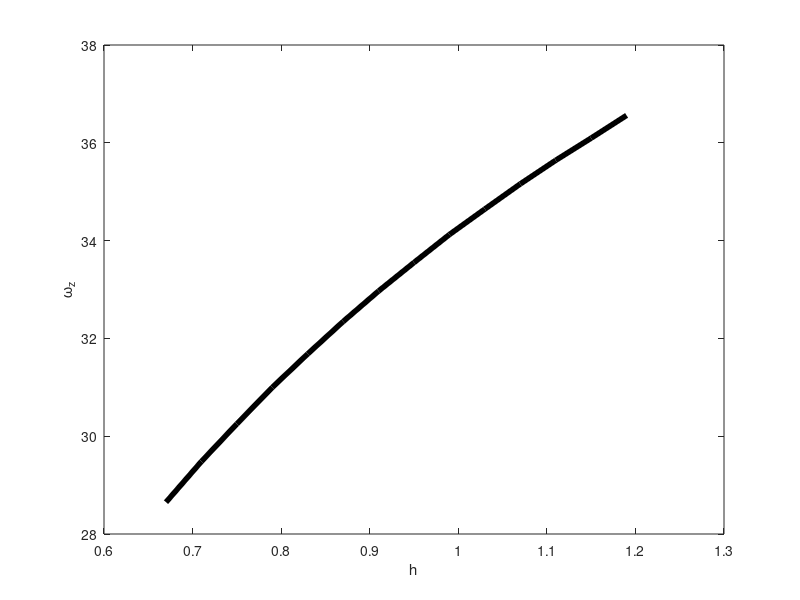

The MATLAB script that drew this image: (Note: this script raises an error after producing the figure.)
%% this program find the minimum values of Iz1 for range h a c
clc; clear; close all;

Vmin = 1.820219934;
Smax = 4.523893422;
hstar= 0.67;
hend = 3*Vmin/Smax;
hstep= 0.04;

% Parameters Intervals
a = [0.1:0.005:2];
c = [0.1:0.005:2];

k = 0; 
for h = hstar:hstep:hend
    k = k + 1; ii = 0; q = 0;
    for i = 1:length(a)
        ii = ii + 1; jj = 0;
        for j = 1:length(c)
            jj = jj + 1;
            Vol = (1/3).*pi.*h.*(a(i)./c(j)).^2.*(3*c(j).^2+h.^2);
            Are = pi*(a(i)./c(j)).^2.*(h.^2+c(j).^2);

            % Checking the condition and selecting a & c
            if (Vol >= Vmin) && (Are <= Smax) && (Are > 0)
                q = q + 1;
                A(q) = a(i);
                C(q) = c(j);
                rho = 576./(pi.*h.*(3.*C(q).^2+h.^2).*((A(q)./C(q)).^2)./3);
                IZ(q) = rho.*(pi/2).*(A(q)./C(q)).^4.*(h.^5./5 + (2.*C(q).^2.*h.^3)./3 + C(q).^4.*h);
                IZAC(q,:) = [A(q), C(q), IZ(q)];
            end
        end
    end
    % Getting the minimum value
    IZ_min(k) = min(IZAC(:,3));
    IZ_max(k) = max(IZAC(:,3));
   
    val = find(IZ==IZ_min(k));
    A_opt(k) = A(val);
    C_opt(k) = C(val);
    
%     rho = 576./(pi.*h.*(3.*C_opt(k).^2+h.^2).*((A_opt(k)./C_opt(k)).^2)./3);
%     IZ_opt(k) = rho.*(pi/2).*(A_opt(k)./C_opt(k)).^4.*(h.^5./5 + (2.*C_opt(k).^2.*h.^3)./3 + C_opt(k).^4.*h)
end

%% Error here, h hould be a vector not a scaler
Vol = (1/3).*pi.*h.*(A_opt./C_opt).^2.*(3*C_opt.^2+h.^2);
Are = pi*(A_opt./C_opt).^2.*(h.^2+C_opt.^2);
rho = 576./(pi.*h.*(3.*C_opt.^2+h.^2).*((A_opt./C_opt).^2)./3);
Ix = rho.*pi.*(A_opt/C_opt).^2.*(h.^5./5 + C_opt.^2.*h.^3./3) + rho.*(pi./4).*(A_opt./C_opt).^4.*(h.^5./5 + 2.*C_opt.^2.*h.^3./3 + C_opt.^4.*h);

% Omegaz Law without aerodynamics
omega0 = 0.5;
Iz10 = IZ_min(1);
Iz2 = IZ_min(1);
Iz1 = IZ_min;
omega = (Iz10 + Iz2).*omega0./(Iz1 + Iz2);

figure(10); plot([hstar:hstep:hend],omega*57.3,'k','linewidth',4);ylabel('\omega_z'); xlabel('h');
ax = gca; ax.GridLineStyle = ':'; ax.GridAlpha = 0.7; ax.FontSize = 16; ax.FontWeight= 'bold'; ax.LineWidth = 0.8; 
xticks([0.67 0.72 0.77 0.82 0.87 0.92 0.97 1.02 1.08 1.14 1.2])
ax.XAxis.LineWidth = 2; ax.YAxis.LineWidth = 2;
% yticks([140 155 170 185 200 215 230 245 262])
% ax.YLim = [140 262]; 
ax.XLim = [0.67 1.2];

figure(11); plot(IZ_min,omega*57.3,'k','linewidth',4);ylabel('\omega_z'); xlabel('IZmin');
ax = gca; ax.GridLineStyle = ':'; ax.GridAlpha = 0.7; ax.FontSize = 16; ax.FontWeight= 'bold'; ax.LineWidth = 0.8; 
% xticks([0.67 0.72 0.77 0.82 0.87 0.92 0.97 1.02 1.08 1.14 1.2])
ax.XAxis.LineWidth = 2; ax.YAxis.LineWidth = 2;
% yticks([140 155 170 185 200 215 230 245 262])
% ax.YLim = [140 262]; 
% ax.XLim = [0.67 1.2];

figure(1); plot([hstar:hstep:hend],IZ_min,'linewidth',4);ylabel('Iz'); xlabel('h'); %axis([0.7 1.19 140 250])
ax = gca; ax.GridLineStyle = ':'; ax.GridAlpha = 0.7; ax.FontSize = 16; ax.FontWeight= 'bold'; ax.LineWidth = 0.8; 
xticks([0.67 0.72 0.77 0.82 0.87 0.92 0.97 1.02 1.08 1.14 1.2])
ax.XAxis.LineWidth = 2; ax.YAxis.LineWidth = 2;
yticks([140 155 170 185 200 215 230 245 262])
ax.YLim = [140 262]; ax.XLim = [0.67 1.2];

figure(2); plot([hstar:hstep:hend],A_opt,'linewidth',4);ylabel('a'); xlabel('h'); %axis([hstar 1.19 -Inf Inf])
ax = gca; ax.GridLineStyle = ':'; ax.GridAlpha = 0.7; ax.FontSize = 16; ax.FontWeight= 'bold'; ax.LineWidth = 0.8; 
xticks([0.67 0.72 0.77 0.82 0.87 0.92 0.97 1.02 1.08 1.14 1.2])
ax.XAxis.LineWidth = 2; ax.YAxis.LineWidth = 2;
yticks([0.6 0.62 0.64 0.66 0.68 0.7 0.72 0.74 0.76 0.78 0.8 0.82])
ax.YLim = [0.6 0.82]; ax.XLim = [0.67 1.2];

figure(3); plot([hstar:hstep:hend],C_opt,'linewidth',4);ylabel('c'); xlabel('h'); %axis([0.68 1.2 -Inf Inf])
ax = gca; ax.GridLineStyle = ':'; ax.GridAlpha = 0.7; ax.FontSize = 16; ax.FontWeight= 'bold'; ax.LineWidth = 0.8; 
xticks([0.67 0.72 0.77 0.82 0.87 0.92 0.97 1.02 1.08 1.14 1.2])
ax.XAxis.LineWidth = 2; ax.YAxis.LineWidth = 2;
yticks([0.665 0.7 0.75 0.8 0.85 0.9 0.95 1 1.05 1.1 1.15 1.2])
ax.YLim = [0.665 1.2]; ax.XLim = [0.67 1.2];

figure(4); plot([hstar:hstep:hend],Vol,[0.67:0.01:1.2],1.8202*ones(1,length([0.67:0.01:1.2])),'linewidth',4); xlabel('h'); ylabel('Volume'); %axis([hstar 1.19 -Inf Inf])
ax = gca; ax.GridLineStyle = ':'; ax.GridAlpha = 0.7; ax.FontSize = 16; ax.FontWeight= 'bold'; ax.LineWidth = 0.8; 
xticks([0.67 0.72 0.77 0.82 0.87 0.92 0.97 1.02 1.08 1.14 1.2])
ax.XAxis.LineWidth = 2; ax.YAxis.LineWidth = 2;
yticks([1.5 2.00 2.50 3.00 3.50 4.00 4.5 5])
ax.YLim = [1.5 5]; ax.XLim = [0.67 1.2];

figure(5); plot([hstar:hstep:hend],Are,[0.67:0.01:1.2],4.52389*ones(1,length([0.67:0.01:1.2])),[0.67:0.01:1.2],zeros(1,length([0.67:0.01:1.2])),'linewidth',4); xlabel('h'); ylabel('Area'); %axis([hstar 1.19 -Inf Inf])
ax = gca; ax.GridLineStyle = ':'; ax.GridAlpha = 0.7; ax.FontSize = 16; ax.FontWeight= 'bold'; ax.LineWidth = 0.8; 
xticks([0.67 0.72 0.77 0.82 0.87 0.92 0.97 1.02 1.08 1.14 1.2])
ax.XAxis.LineWidth = 2; ax.YAxis.LineWidth = 2;
yticks([0 0.5 1 1.5 2 2.5 3 3.5 4 4.52 5])
ax.YLim = [0 5]; ax.XLim = [0.67 1.2];

figure(7); plot([hstar:hstep:hend],Ix,'linewidth',4);ylabel('Ix'); xlabel('h'); axis([hstar 1.19 -Inf Inf])
ax = gca; ax.GridLineStyle = ':'; ax.GridAlpha = 0.7; ax.FontSize = 16; ax.FontWeight= 'bold'; ax.LineWidth = 0.8; 
ax.YLim = [350 750]; ax.XLim = [0.67 1.2];
xticks([0.67 0.72 0.77 0.82 0.87 0.92 0.97 1.02 1.08 1.14 1.2])
ax.XAxis.LineWidth = 2; ax.YAxis.LineWidth = 2;

figure(8); % a and c togather
yyaxis left; plot([hstar:hstep:hend],A_opt,'k','linewidth',4); %ylabel('a')
yticks([0.6 0.62 0.64 0.66 0.68 0.7 0.72 0.74 0.76 0.78 0.8 0.82])
ax = gca; ax.GridLineStyle = ':'; ax.GridAlpha = 0.7; ax.FontSize = 16; ax.FontWeight= 'bold'; ax.LineWidth = 0.8; 
ax.YLim = [0.6 0.82]; 
yyaxis right; plot([hstar:hstep:hend],C_opt,':dk','linewidth',4);%ylabel('c')
yticks([0.665 0.7 0.75 0.8 0.85 0.9 0.95 1 1.05 1.1 1.15 1.2])
ax.YLim = [0.665 1.2]; 
ax.XAxis.LineWidth = 3;
ax.YAxis(1).LineWidth = 3;
ax.YAxis(2).LineWidth = 3;
grid on; xlabel('h');
xticks([0.67 0.72 0.77 0.82 0.87 0.92 0.97 1.02 1.08 1.14 1.2])
legend('a values.....','c values.....')
ax.XLim = [0.67 1.2];

figure(9); % Iz, Ix togather
yyaxis left; plot([hstar:hstep:hend],IZ_min,'k','linewidth',4); %ylabel('a')
yticks([140 155 170 185 200 215 230 245 262])
ax = gca; ax.GridLineStyle = ':'; ax.GridAlpha = 0.7; ax.FontSize = 16; ax.FontWeight= 'bold'; ax.LineWidth = 0.8; 
ax.YLim = [140 262];
yyaxis right; plot([hstar:hstep:hend],Ix,'-.k','linewidth',4);%ylabel('c')
yticks([350 400 450 500 550 600 650 700 750]); ax.YLim = [0.665 1.2];
ax.XAxis.LineWidth = 3; ax.YAxis(1).LineWidth = 3; ax.YAxis(2).LineWidth = 3;
xlabel('h'); ax.YLim = [350 750]; ax.XLim = [0.67 1.2];
xticks([0.67 0.72 0.77 0.82 0.87 0.92 0.97 1.02 1.08 1.14 1.2])
legend('Iz values.....','Ix values.....')

